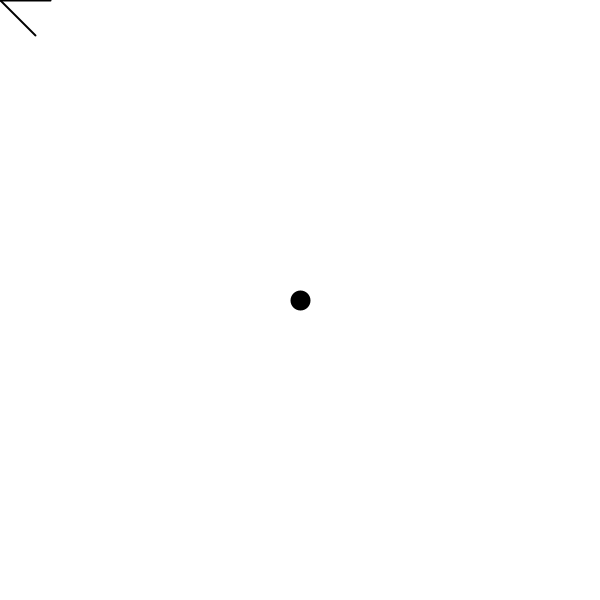
Frame 1 (no input)
Frame 60 (the mouse pressed at the canvas centre just before this capture): identical to frame 1, image omitted
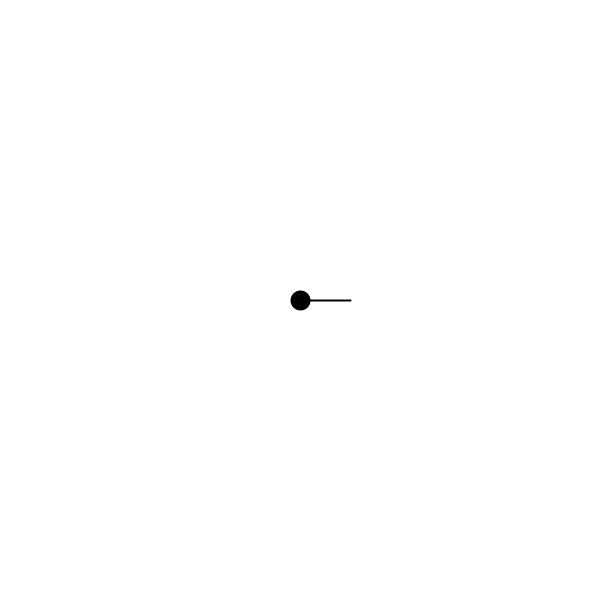
Frame 120 (the mouse held since frame 60 and released just before this capture)

The Processing sketch that drew these frames (run headless with seeded random() and noise(); from frame 60 on, the mouse is pressed at the canvas centre):

// Processing sketch: Ej_Vectores
// ── Ej_Vectores.pde
// Objetos
Vector vectorPj;
Vector vectorPjTesoro;

// Variables Globales
PVector posTesoro;

public void setup(){
  size(600,600);
  vectorPj = new Vector(new PVector(0,0), new PVector(50,0));
  vectorPjTesoro = new Vector();
  posTesoro = new PVector(width/2, height/2);
}

public void draw(){
  background(255);
  vectorPj.setPosOrigen(new PVector (mouseX, mouseY));
  vectorPj.display();
  displayTesoro();
  dibujarVectorPjTesoro();
}

// dibujando el tesoro
public void displayTesoro(){
  strokeWeight(20);
  point(posTesoro.x, posTesoro.y);
}

//dibujar el vector entre el personaje y el tesoro
public void dibujarVectorPjTesoro(){
  vectorPjTesoro.setPosOrigen(vectorPj.getPosOrigen()); // el nuevo origen debe ser el pj
  // para el destino se necesita la pos del tesoro - la pos del pj, y lo normalizo
  vectorPjTesoro.setPosDestino(PVector.sub(posTesoro, vectorPj.getPosOrigen()).normalize().mult(50));
  vectorPjTesoro.display(); // dubujando
}

// ── Vector.pde
class Vector{
  private PVector posOrigen;
  private PVector posDestino;
  
  /** Constructor sin parametros*/
  public Vector(){}
  
  /** Constructor parametrizado */
  public Vector(PVector posOrigen, PVector posDestino){
    this.posOrigen = posOrigen;
    this.posDestino = posDestino;
  }
  
  /** Metodo que dibuja al vector */
  public void display(){
    // sumar al origen porque se actualiza constantemente
    strokeWeight(2);
    line(posOrigen.x, posOrigen.y, posOrigen.x + posDestino.x, posOrigen.y + posDestino.y);
  }
  
  //** Gets y Sets*/
  public void setPosOrigen(PVector nuevaPos){
    this.posOrigen = nuevaPos;
  }
  public PVector getPosOrigen(){
    return this.posOrigen;
  }
  
  public void setPosDestino(PVector nuevaPos){
    this.posDestino = nuevaPos;
  }
  public PVector getPosDestino(){
    return this.posDestino;
  }
}
